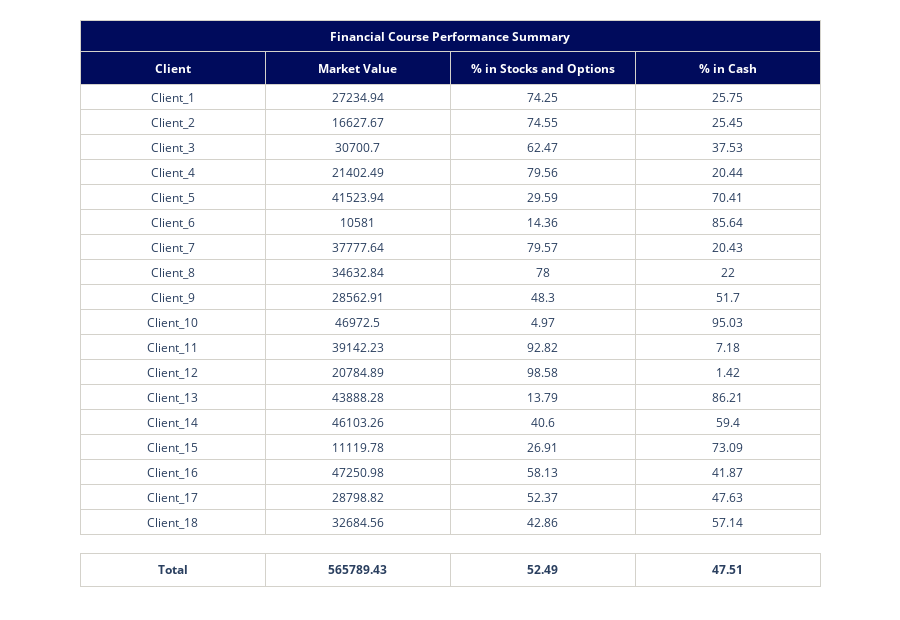

The notebook cell this image was saved under:
### Code cell
# Example 2: Generating DataFrame Clients Portfolios detalis

import pandas as pd
import random
import numpy as np

n_clientes = 18
data_cuentas = {
    'Client': [f'Client_{i}' for i in range(1, n_clientes + 1)],
    'Market Value': [round(random.uniform(10000, 50000), 2) for _ in range(n_clientes)],
    '% in Stocks and Options': [round(random.uniform(0, 100), 2) for _ in range(n_clientes)],
}
df = pd.DataFrame(data_cuentas)
df.insert(3, '% in Cash', (100 -df['% in Stocks and Options']).round(2))

# # Generating df with subtotals (Personalized)
subtotals_df = pd.DataFrame(columns=df.columns)
    # Calculate the weighted average for '% in Cash' adn '% in stocks and options'
weighted_avg_cash = np.average(df['% in Cash'], weights=df['Market Value']).round(2)
subtotals_df.loc[0] = [np.nan, df['Market Value'].sum(), 100-weighted_avg_cash, weighted_avg_cash]
subtotals_df['Client'].loc[0] = "Total"
subtotals_df

# Generating the table
plotly_table = Plotly_Table() # First defining the instance
fig2 = plotly_table.create_table_with_title(data_df=df, 
                                                 subtotals_df=subtotals_df, 
                                                 title_text="Financial Course Performance Summary",
                                                 color_fill="#000b5c")
fig2.show()

### Figure 1 — Plotly figure (JSON) as saved in the notebook; plotly's stock layout.template omitted (floating-point values rounded to 4 significant figures)
{"data": [{"cells": {"fill": {"color": "#000b5c"}, "font": {"color": "white"}, "height": 30, "line": {"color": "#D4D2CB"}, "values": ["<b>Financial Course Performance Summary</b>"]}, "domain": {"x": [0, 1], "y": [0.9461, 1.0]}, "header": {"height": 0, "values": [""]}, "type": "table"}, {"cells": {"fill": {"color": "white"}, "height": 25, "line": {"color": "#D4D2CB"}, "values": [["Client_1", "Client_2", "Client_3", "Client_4", "Client_5", "Client_6", "Client_7", "Client_8", "Client_9", "Client_10", "Client_11", "Client_12", "Client_13", "Client_14", "Client_15", "Client_16", "Client_17", "Client_18"], [27230.0, 16630.0, 30700.0, 21400.0, 41520.0, 10581, 37780.0, 34630.0, 28560.0, 46970.0, 39140.0, 20780.0, 43890.0, 46100.0, 11120.0, 47250.0, 28800.0, 32680.0], [74.25, 74.55, 62.47, 79.56, 29.59, 14.36, 79.57, 78, 48.3, 4.97, 92.82, 98.58, 13.79, 40.6, 26.91, 58.13, 52.37, 42.86], [25.75, 25.45, 37.53, 20.44, 70.41, 85.64, 20.43, 22, 51.7, 95.03, 7.18, 1.42, 86.21, 59.4, 73.09, 41.87, 47.63, 57.14]]}, "domain": {"x": [0, 1], "y": [0.08192, 0.9451]}, "header": {"fill": {"color": "#000b5c"}, "font": {"color": "white"}, "height": 30, "line": {"color": "#D4D2CB"}, "values": ["<b>Client</b>", "<b>Market Value</b>", "<b>% in Stocks and Options</b>", "<b>% in Cash</b>"]}, "type": "table"}, {"cells": {"fill": {"color": "white"}, "height": 25, "line": {"color": "#D4D2CB"}, "values": [["<b>Total</b>"], ["<b>565789.43</b>"], ["<b>52.49</b>"], ["<b>47.51</b>"]]}, "domain": {"x": [0, 1], "y": [0, 0.08092]}, "header": {"height": 0, "values": [""]}, "type": "table"}], "layout": {"autosize": false, "height": 620, "margin": {"b": 20, "t": 20}}}
